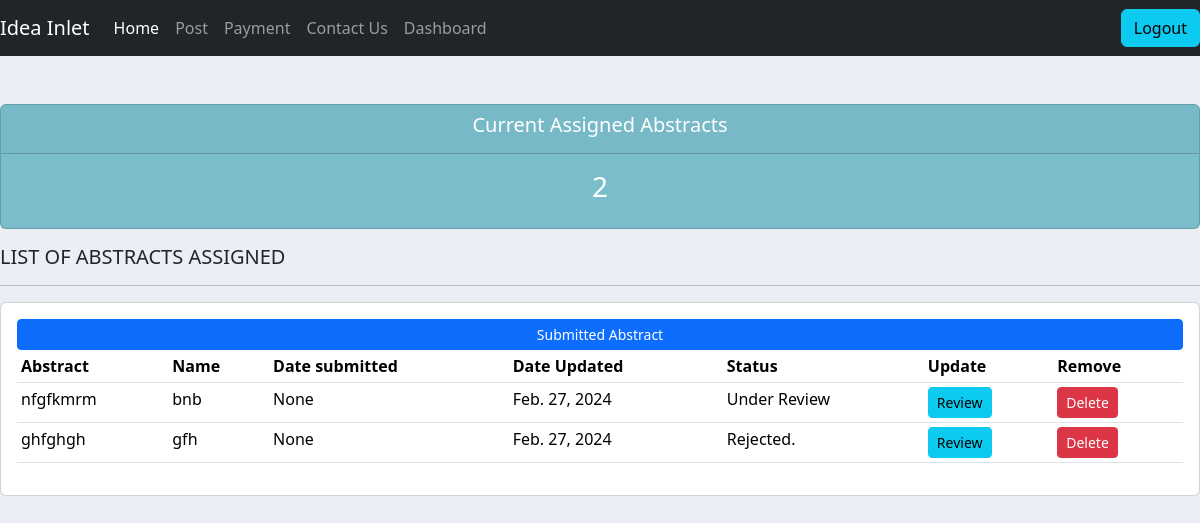
The page /editor/ (signed in) on the database its author committed.
### abstract/models.py (models this page shows, shortened)
class Abstract(models.Model):
    STATUS = (
        ("Pending", "Pending"),
        ("Under Review", "Under Review"),
        ("Accepted", "Accepted"),
        ("Rejected.", "Rejected"),
    )
    title = models.CharField(max_length=200, null=True)
    abstract_body = models.TextField(max_length=600, null=True)
    keywords = models.CharField(max_length=300, null=True)
    author_name = models.CharField(max_length=200, null=True)
    author_email = models.EmailField(max_length=200, null=True)
    author_affiliation = models.CharField(max_length=200, null=True)
    presenter_name = models.CharField(max_length=200, null=True)
    presenter_email = models.EmailField(max_length=200, null=True)
    date_created = models.DateField(auto_now_add=True, null=True)
    date_updated = models.DateField(auto_now=True, null=True)
    upload = models.FileField(upload_to="uploads/%Y/%m/%d/", blank=True)
    status = models.CharField(max_length=50, choices=STATUS, default='Pending')
    topics = models.ManyToManyField(Topic)
    presentation_preference = models.ManyToManyField(Presentation_type)
    event = models.ForeignKey(Event, null=True, on_delete=models.SET_NULL)
    author = models.ForeignKey(Author, null=True, on_delete=models.SET_NULL)
    editors = models.ManyToManyField(Group, related_name='assigned_abstracts', blank=True)

### abstract/decorators.py (the view)
        def wrapper_func(request, *args, **kwargs):
            group = None
            if request.user.groups.exists():
                group = request.user.groups.all()[0].name
            if group in allowed_roles:
                return  view_func(request, *args, **kwargs)
            else:
                return render(request, 'abstract/authorize.html')

### abstract/views.py (called while the page is built)
@login_required(login_url='login')
@allowed_users(allowed_roles=['editor', 'reviewer'])
def editor_dashboard(request):
    assigned_abstracts = Abstract.objects.filter(editors=request.user.groups.first())
    total_abstract = assigned_abstracts.count()
    is_editor = request.user.groups.filter(name='editor').exists()
    context = {'assigned_abstracts': assigned_abstracts,
               'total_abstract':total_abstract, 'is_editor':is_editor}
    return render(request, 'abstract/editor.html', context)

### abstract/templates/abstract/editor.html
{%  extends 'abstract/main.html' %}
{% block content %}
<br>
<br>
<div class="col">
	<div class="col-md">
	 <div class="card text-center text-white  mb-3" id="orders-delivered">
		<div class="card-header">
		 <h5 class="card-title">Current Assigned Abstracts</h5>
		</div>
		<div class="card-body">
		  <h3 class="card-title">{{total_abstract}}</h3>
		</div>
	 </div>
	</div>
</div>
<div class="row">
	<div class="col-md-13">
			<h5> LIST OF ABSTRACTS ASSIGNED</h5>
		<hr>
		<div class="card card-body">
			<a class="btn btn-primary  btn-sm btn-block" href="">Submitted Abstract</a>
			<table class="table table-sm">
				<tr>
					<th>Abstract</th>
					<th>Name</th>
                    <th>Date submitted</th>
					<th>Date Updated</th>
                    <th>Status</th>
					<th>Update</th>
					<th>Remove</th>
				</tr>
				{% for abstract in assigned_abstracts %}
                <tr>
                    <td>{{ abstract.title }} </td>
					<td>{{ abstract.author_name }}</td>
                    <td>{{ abstract.date_created }}</td>
					<td>{{ abstract.date_updated }}</td>
                    <td>{{ abstract.status}} </td>
					<td><a class= "btn btn-sm btn-info" href="{% url 'update_abstract' abstract.id %}"> Review </a></td>
					<td><a class= "btn btn-sm btn-danger" href="{% url 'delete_abstract' abstract.id %}"> Delete </a></td>
                </tr>
				{% empty %}
				<p>No assigned abstracts found.</p>
                {% endfor %}
			</table>
		</div>
	</div>
</div>
{% endblock %}

### abstract/static/css/main.css (style rules this page uses)
body { background-color: #ebeff5; }
#orders-delivered { background-color: #7abecc; }

### rows shown on the page
Abstract: title "nfgfkmrm", author_name "bnb", date_created "None", date_updated "Feb. 27, 2024", status "Under Review"
Abstract: title "ghfghgh", author_name "gfh", date_created "None", date_updated "Feb. 27, 2024", status "Rejected."

### other values the page prints
{{ total_abstract }} "2"
